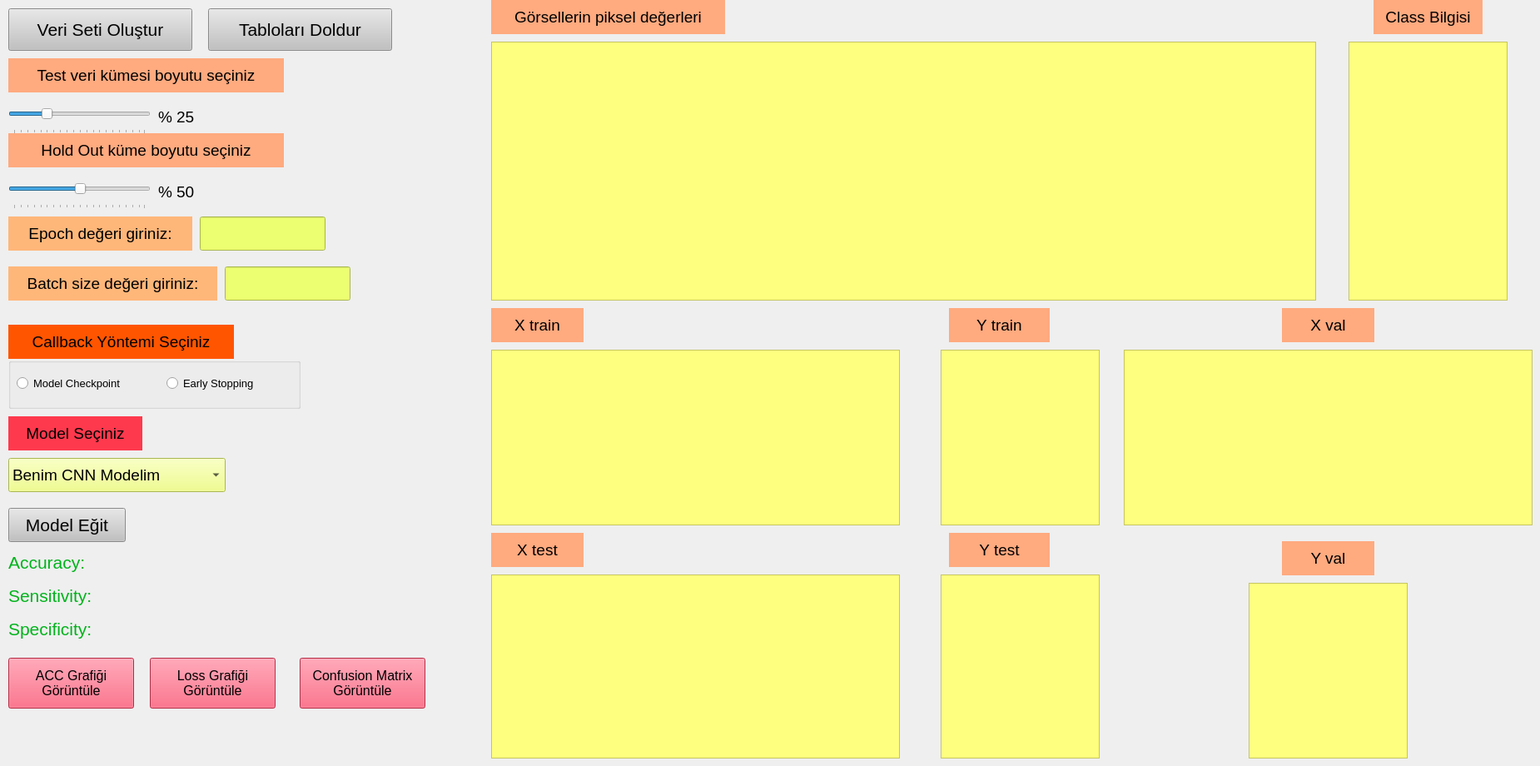
    <widget class="QWidget" name="tab">
     <attribute name="title">
      <string>Hold Out Model Eğitimi</string>
     </attribute>
     <widget class="QPushButton" name="btnveri">
      <property name="geometry">
       <rect>
        <x>10</x>
        <y>10</y>
        <width>221</width>
        <height>51</height>
       </rect>
      </property>
      <property name="font">
       <font>
        <pointsize>16</pointsize>
       </font>
      </property>
      <property name="styleSheet">
       <string notr="true">background-color:rgb(193, 193, 193)</string>
      </property>
      <property name="text">
       <string>Veri Seti Oluştur</string>
      </property>
     </widget>
     <widget class="QLabel" name="label_2">
      <property name="geometry">
       <rect>
        <x>10</x>
        <y>500</y>
        <width>161</width>
        <height>41</height>
       </rect>
      </property>
      <property name="font">
       <font>
        <pointsize>14</pointsize>
       </font>
      </property>
      <property name="styleSheet">
       <string notr="true">background-color:rgb(255, 57, 77)</string>
      </property>
      <property name="text">
       <string>Model Seçiniz</string>
      </property>
      <property name="alignment">
       <set>Qt::AlignCenter</set>
      </property>
     </widget>
     <widget class="QComboBox" name="cmbModel">
      <property name="geometry">
       <rect>
        <x>10</x>
        <y>550</y>
        <width>261</width>
        <height>41</height>
       </rect>
      </property>
      <property name="font">
       <font>
        <pointsize>14</pointsize>
       </font>
      </property>
      <property name="styleSheet">
       <string notr="true">background-color: rgb(236, 255, 112);</string>
      </property>
      <property name="currentText">
       <string>Benim CNN Modelim</string>
      </property>
      <item>
       <property name="text">
        <string>Benim CNN Modelim</string>
       </property>
      </item>
      <item>
       <property name="text">
        <string>ResNet50</string>
       </property>
      </item>
      <item>
       <property name="text">
        <string>VGG16</string>
       </property>
      </item>
     </widget>
     <widget class="QLabel" name="lblACC">
      <property name="geometry">
       <rect>
        <x>10</x>
        <y>660</y>
        <width>551</width>
        <height>31</height>
       </rect>
      </property>
      <property name="font">
       <font>
        <pointsize>16</pointsize>
       </font>
      </property>
      <property name="styleSheet">
       <string notr="true">color:rgb(0, 179, 27)</string>
      </property>
      <property name="text">
       <string>Accuracy:</string>
      </property>
     </widget>
     <widget class="QLabel" name="lblSen">
      <property name="geometry">
       <rect>
        <x>10</x>
        <y>700</y>
        <width>521</width>
        <height>31</height>
       </rect>
      </property>
      <property name="font">
       <font>
        <pointsize>16</pointsize>
       </font>
      </property>
      <property name="styleSheet">
       <string notr="true">color:rgb(0, 179, 27)</string>
      </property>
      <property name="text">
       <string>Sensitivity:</string>
      </property>
     </widget>
     <widget class="QLabel" name="lblSpe">
      <property name="geometry">
       <rect>
        <x>10</x>
        <y>740</y>
        <width>521</width>
        <height>31</height>
       </rect>
      </property>
      <property name="font">
       <font>
        <pointsize>16</pointsize>
       </font>
      </property>
      <property name="styleSheet">
       <string notr="true">color:rgb(0, 179, 27)</string>
      </property>
      <property name="text">
       <string>Specificity: </string>
      </property>
     </widget>
     <widget class="QPushButton" name="btnModelEgit">
      <property name="geometry">
       <rect>
        <x>10</x>
        <y>610</y>
        <width>141</width>
        <height>41</height>
       </rect>
      </property>
      <property name="font">
       <font>
        <pointsize>16</pointsize>
       </font>
      </property>
      <property name="styleSheet">
       <string notr="true">background-color:rgb(193, 193, 193)</string>
      </property>
      <property name="text">
       <string>Model Eğit</string>
      </property>
     </widget>
     <widget class="QTableWidget" name="tblX">
      <property name="geometry">
       <rect>
        <x>590</x>
        <y>50</y>
        <width>991</width>
        <height>311</height>
       </rect>
      </property>
      <property name="styleSheet">
       <string notr="true">background-color:rgb(255, 255, 127);</string>
      </property>
     </widget>
     <widget class="QLabel" name="lblVeriSeti_4">
      <property name="geometry">
       <rect>
        <x>590</x>
        <y>0</y>
        <width>281</width>
        <height>41</height>
       </rect>
      </property>
      <property name="font">
       <font>
        <pointsize>14</pointsize>
       </font>
      </property>
      <property name="styleSheet">
       <string notr="true">background-color:rgb(255, 170, 127)</string>
      </property>
      <property name="text">
       <string>Görsellerin piksel değerleri</string>
      </property>
      <property name="alignment">
       <set>Qt::AlignCenter</set>
      </property>
     </widget>
     <widget class="QTableWidget" name="tblY">
      <property name="geometry">
       <rect>
        <x>1620</x>
        <y>50</y>
        <width>191</width>
        <height>311</height>
       </rect>
      </property>
      <property name="styleSheet">
       <string notr="true">background-color:rgb(255, 255, 127);</string>
      </property>
     </widget>
     <widget class="QLabel" name="lblVeriSeti_5">
      <property name="geometry">
       <rect>
        <x>1650</x>
        <y>0</y>
        <width>131</width>
        <height>41</height>
       </rect>
      </property>
      <property name="font">
       <font>
        <pointsize>14</pointsize>
       </font>
      </property>
      <property name="styleSheet">
       <string notr="true">background-color:rgb(255, 170, 127)</string>
      </property>
      <property name="text">
       <string>Class Bilgisi</string>
      </property>
      <property name="alignment">
       <set>Qt::AlignCenter</set>
      </property>
     </widget>
     <widget class="QTableWidget" name="tblXTrain">
      <property name="geometry">
       <rect>
        <x>590</x>
        <y>420</y>
        <width>491</width>
        <height>211</height>
       </rect>
      </property>
      <property name="styleSheet">
       <string notr="true">background-color:rgb(255, 255, 127);</string>
      </property>
     </widget>
     <widget class="QLabel" name="lblVeriSeti_6">
      <property name="geometry">
       <rect>
        <x>590</x>
        <y>370</y>
        <width>111</width>
        <height>41</height>
       </rect>
      </property>
      <property name="font">
       <font>
        <pointsize>14</pointsize>
       </font>
      </property>
      <property name="styleSheet">
       <string notr="true">background-color:rgb(255, 170, 127)</string>
      </property>
      <property name="text">
       <string>X train</string>
      </property>
      <property name="alignment">
       <set>Qt::AlignCenter</set>
      </property>
     </widget>
     <widget class="QTableWidget" name="tblYTrain">
      <property name="geometry">
       <rect>
        <x>1130</x>
        <y>420</y>
        <width>191</width>
        <height>211</height>
       </rect>
      </property>
      <property name="styleSheet">
       <string notr="true">background-color:rgb(255, 255, 127);</string>
      </property>
     </widget>
     <widget class="QLabel" name="lblVeriSeti_7">
      <property name="geometry">
       <rect>
        <x>1140</x>
        <y>370</y>
        <width>121</width>
        <height>41</height>
       </rect>
      </property>
      <property name="font">
       <font>
        <pointsize>14</pointsize>
       </font>
      </property>
      <property name="styleSheet">
       <string notr="true">background-color:rgb(255, 170, 127)</string>
      </property>
      <property name="text">
       <string>Y train</string>
      </property>
      <property name="alignment">
       <set>Qt::AlignCenter</set>
      </property>
     </widget>
     <widget class="QLabel" name="lblVeriSeti_8">
      <property name="geometry">
       <rect>
        <x>1140</x>
        <y>640</y>
        <width>121</width>
        <height>41</height>
       </rect>
      </property>
      <property name="font">
       <font>
        <pointsize>14</pointsize>
       </font>
      </property>
      <property name="styleSheet">
       <string notr="true">background-color:rgb(255, 170, 127)</string>
      </property>
      <property name="text">
       <string>Y test</string>
      </property>
      <property name="alignment">
       <set>Qt::AlignCenter</set>
      </property>
     </widget>
     <widget class="QLabel" name="lblVeriSeti_9">
      <property name="geometry">
       <rect>
        <x>590</x>
        <y>640</y>
        <width>111</width>
        <height>41</height>
       </rect>
      </property>
      <property name="font">
       <font>
        <pointsize>14</pointsize>
       </font>
      </property>
      <property name="styleSheet">
       <string notr="true">background-color:rgb(255, 170, 127)</string>
      </property>
      <property name="text">
       <string>X test</string>
      </property>
      <property name="alignment">
       <set>Qt::AlignCenter</set>
      </property>
     </widget>
     <widget class="QTableWidget" name="tblYTest">
      <property name="geometry">
       <rect>
        <x>1130</x>
        <y>690</y>
        <width>191</width>
        <height>221</height>
       </rect>
      </property>
      <property name="styleSheet">
       <string notr="true">background-color:rgb(255, 255, 127);</string>
      </property>
     </widget>
     <widget class="QTableWidget" name="tblXTest">
      <property name="geometry">
       <rect>
        <x>590</x>
        <y>690</y>
        <width>491</width>
        <height>221</height>
       </rect>
      </property>
      <property name="styleSheet">
       <string notr="true">background-color:rgb(255, 255, 127);</string>
      </property>
     </widget>
     <widget class="QPushButton" name="btnGrafikEgitim">
      <property name="geometry">
       <rect>
        <x>10</x>
        <y>790</y>
        <width>151</width>
        <height>61</height>
       </rect>
      </property>
      <property name="font">
       <font>
        <pointsize>12</pointsize>
       </font>
      </property>
      <property name="styleSheet">
       <string notr="true">background-color:rgb(255, 57, 93)</string>
      </property>
      <property name="text">
       <string>ACC Grafiği 
Görüntüle</string>
      </property>
     </widget>
     <widget class="QTableWidget" name="tblYVal">
      <property name="geometry">
       <rect>
        <x>1500</x>
        <y>700</y>
        <width>191</width>
        <height>211</height>
       </rect>
      </property>
      <property name="styleSheet">
       <string notr="true">background-color:rgb(255, 255, 127);</string>
      </property>
     </widget>
     <widget class="QLabel" name="lblVeriSeti_11">
      <property name="geometry">
       <rect>
        <x>1540</x>
        <y>650</y>
        <width>111</width>
        <height>41</height>
       </rect>
      </property>
      <property name="font">
       <font>
        <pointsize>14</pointsize>
       </font>
      </property>
      <property name="styleSheet">
       <string notr="true">background-color:rgb(255, 170, 127)</string>
      </property>
      <property name="text">
       <string>Y val</string>
      </property>
      <property name="alignment">
       <set>Qt::AlignCenter</set>
      </property>
     </widget>
     <widget class="QLabel" name="lblVeriSeti_16">
      <property name="geometry">
       <rect>
        <x>1540</x>
        <y>370</y>
        <width>111</width>
        <height>41</height>
       </rect>
      </property>
      <property name="font">
       <font>
        <pointsize>14</pointsize>
       </font>
      </property>
      <property name="styleSheet">
       <string notr="true">background-color:rgb(255, 170, 127)</string>
      </property>
      <property name="text">
       <string>X val</string>
      </property>
      <property name="alignment">
       <set>Qt::AlignCenter</set>
      </property>
     </widget>
     <widget class="QTableWidget" name="tblXVal">
      <property name="geometry">
       <rect>
        <x>1350</x>
        <y>420</y>
        <width>491</width>
        <height>211</height>
       </rect>
      </property>
      <property name="styleSheet">
       <string notr="true">background-color:rgb(255, 255, 127);</string>
      </property>
     </widget>
     <widget class="QGroupBox" name="groupBox_4">
      <property name="geometry">
       <rect>
        <x>10</x>
        <y>430</y>
        <width>351</width>
        <height>61</height>
       </rect>
      </property>
      <property name="title">
       <string/>
      </property>
      <widget class="QRadioButton" name="rbModelCheckpoint">
       <property name="geometry">
        <rect>
         <x>10</x>
         <y>20</y>
         <width>161</width>
         <height>20</height>
        </rect>
       </property>
       <property name="font">
        <font>
         <pointsize>10</pointsize>
        </font>
       </property>
       <property name="text">
        <string>Model Checkpoint</string>
       </property>
      </widget>
      <widget class="QRadioButton" name="rbErkenDurdurma">
       <property name="geometry">
        <rect>
         <x>190</x>
         <y>20</y>
         <width>131</width>
         <height>20</height>
        </rect>
       </property>
       <property name="font">
        <font>
         <pointsize>10</pointsize>
        </font>
       </property>
       <property name="text">
        <string>Early Stopping</string>
       </property>
      </widget>
     </widget>
     <widget class="QLabel" name="label_16">
      <property name="geometry">
       <rect>
        <x>10</x>
        <y>390</y>
        <width>271</width>
        <height>41</height>
       </rect>
      </property>
      <property name="font">
       <font>
        <pointsize>14</pointsize>
       </font>
      </property>
      <property name="styleSheet">
       <string notr="true">background-color: rgb(255, 85, 0);</string>
      </property>
      <property name="text">
       <string>Callback Yöntemi Seçiniz</string>
      </property>
      <property name="alignment">
       <set>Qt::AlignCenter</set>
      </property>
     </widget>
     <widget class="QLineEdit" name="leEpoch">
      <property name="geometry">
       <rect>
        <x>240</x>
        <y>260</y>
        <width>151</width>
        <height>41</height>
       </rect>
      </property>
      <property name="font">
       <font>
        <pointsize>12</pointsize>
       </font>
      </property>
      <property name="styleSheet">
       <string notr="true">background-color: rgb(236, 255, 112);la</string>
      </property>
     </widget>
     <widget class="QLabel" name="label_17">
      <property name="geometry">
       <rect>
        <x>10</x>
        <y>260</y>
        <width>221</width>
        <height>41</height>
       </rect>
      </property>
      <property name="font">
       <font>
        <pointsize>14</pointsize>
       </font>
      </property>
      <property name="styleSheet">
       <string notr="true">background-color: rgb(255, 182, 121);</string>
      </property>
      <property name="text">
       <string>Epoch değeri giriniz:</string>
      </property>
      <property name="alignment">
       <set>Qt::AlignCenter</set>
      </property>
     </widget>
     <widget class="QLineEdit" name="leBatchSize">
      <property name="geometry">
       <rect>
        <x>270</x>
        <y>320</y>
        <width>151</width>
        <height>41</height>
       </rect>
      </property>
      <property name="font">
       <font>
        <pointsize>12</pointsize>
       </font>
      </property>
      <property name="styleSheet">
       <string notr="true">background-color: rgb(236, 255, 112);la</string>
      </property>
     </widget>
     <widget class="QLabel" name="label_18">
      <property name="geometry">
       <rect>
        <x>10</x>
        <y>320</y>
        <width>251</width>
        <height>41</height>
       </rect>
      </property>
      <property name="font">
       <font>
        <pointsize>14</pointsize>
       </font>
      </property>
      <property name="styleSheet">
       <string notr="true">background-color: rgb(255, 182, 121);</string>
      </property>
      <property name="text">
       <string>Batch size değeri giriniz:</string>
      </property>
      <property name="alignment">
       <set>Qt::AlignCenter</set>
      </property>
     </widget>
     <widget class="QPushButton" name="btnTabloDoldur">
      <property name="geometry">
       <rect>
        <x>250</x>
        <y>10</y>
        <width>221</width>
        <height>51</height>
       </rect>
      </property>
      <property name="font">
       <font>
        <pointsize>16</pointsize>
       </font>
      </property>
      <property name="styleSheet">
       <string notr="true">background-color:rgb(193, 193, 193)</string>
      </property>
      <property name="text">
       <string>Tabloları Doldur</string>
      </property>
     </widget>
     <widget class="QLabel" name="lblVeriSeti_17">
      <property name="geometry">
       <rect>
        <x>10</x>
        <y>70</y>
        <width>331</width>
        <height>41</height>
       </rect>
      </property>
      <property name="font">
       <font>
        <pointsize>14</pointsize>
       </font>
      </property>
      <property name="styleSheet">
       <string notr="true">background-color:rgb(255, 170, 127)</string>
      </property>
      <property name="text">
       <string>Test veri kümesi boyutu seçiniz</string>
      </property>
      <property name="alignment">
       <set>Qt::AlignCenter</set>
      </property>
     </widget>
     <widget class="QLabel" name="lblBoyutTest">
      <property name="geometry">
       <rect>
        <x>190</x>
        <y>120</y>
        <width>81</width>
        <height>41</height>
       </rect>
      </property>
      <property name="font">
       <font>
        <pointsize>14</pointsize>
       </font>
      </property>
      <property name="text">
       <string>% 25</string>
      </property>
     </widget>
     <widget class="QSlider" name="hsVeriSetiBoyutuVal">
      <property name="geometry">
       <rect>
        <x>10</x>
        <y>210</y>
        <width>171</width>
        <height>41</height>
       </rect>
      </property>
      <property name="font">
       <font>
        <pointsize>8</pointsize>
       </font>
      </property>
      <property name="styleSheet">
       <string notr="true"/>
      </property>
      <property name="singleStep">
       <number>5</number>
      </property>
      <property name="value">
       <number>50</number>
      </property>
      <property name="sliderPosition">
       <number>50</number>
      </property>
      <property name="orientation">
       <enum>Qt::Horizontal</enum>
      </property>
      <property name="tickPosition">
       <enum>QSlider::TicksBelow</enum>
      </property>
      <property name="tickInterval">
       <number>5</number>
      </property>
     </widget>
     <widget class="QLabel" name="lblBoyutVal">
      <property name="geometry">
       <rect>
        <x>190</x>
        <y>210</y>
        <width>81</width>
        <height>41</height>
       </rect>
      </property>
      <property name="font">
       <font>
        <pointsize>14</pointsize>
       </font>
      </property>
      <property name="text">
       <string>% 50</string>
      </property>
     </widget>
     <widget class="QLabel" name="lblVeriSeti_18">
      <property name="geometry">
       <rect>
        <x>10</x>
        <y>160</y>
        <width>331</width>
        <height>41</height>
       </rect>
      </property>
      <property name="font">
       <font>
        <pointsize>14</pointsize>
       </font>
      </property>
      <property name="styleSheet">
       <string notr="true">background-color:rgb(255, 170, 127)</string>
      </property>
      <property name="text">
       <string>Hold Out küme boyutu seçiniz</string>
      </property>
      <property name="alignment">
       <set>Qt::AlignCenter</set>
      </property>
     </widget>
     <widget class="QSlider" name="hsVeriSetiBoyutuTest">
      <property name="geometry">
       <rect>
        <x>10</x>
        <y>120</y>
        <width>171</width>
        <height>41</height>
       </rect>
      </property>
      <property name="font">
       <font>
        <pointsize>8</pointsize>
       </font>
      </property>
      <property name="styleSheet">
       <string notr="true"/>
      </property>
      <property name="singleStep">
       <number>5</number>
      </property>
      <property name="sliderPosition">
       <number>25</number>
      </property>
      <property name="orientation">
       <enum>Qt::Horizontal</enum>
      </property>
      <property name="tickPosition">
       <enum>QSlider::TicksBelow</enum>
      </property>
      <property name="tickInterval">
       <number>5</number>
      </property>
     </widget>
     <widget class="QPushButton" name="btnGrafikEgitimLoss">
      <property name="geometry">
       <rect>
        <x>180</x>
        <y>790</y>
        <width>151</width>
        <height>61</height>
       </rect>
      </property>
      <property name="font">
       <font>
        <pointsize>12</pointsize>
       </font>
      </property>
      <property name="styleSheet">
       <string notr="true">background-color:rgb(255, 57, 93)</string>
      </property>
      <property name="text">
       <string>Loss Grafiği 
Görüntüle</string>
      </property>
     </widget>
     <widget class="QPushButton" name="btnConfusion">
      <property name="geometry">
       <rect>
        <x>360</x>
        <y>790</y>
        <width>151</width>
        <height>61</height>
       </rect>
      </property>
      <property name="font">
       <font>
        <pointsize>12</pointsize>
       </font>
      </property>
      <property name="styleSheet">
       <string notr="true">background-color:rgb(255, 57, 93)</string>
      </property>
      <property name="text">
       <string>Confusion Matrix 
Görüntüle</string>
      </property>
     </widget>
    </widget>
